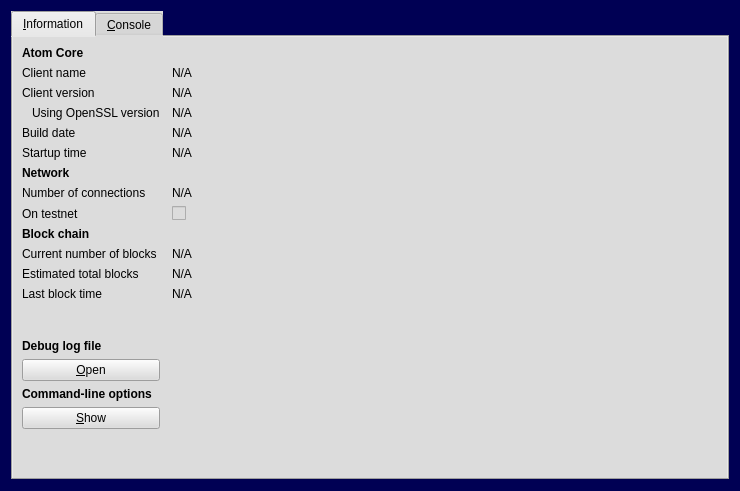
<?xml version="1.0" encoding="UTF-8"?>
<ui version="4.0">
 <class>RPCConsole</class>
 <widget class="QDialog" name="RPCConsole">
  <property name="geometry">
   <rect>
    <x>0</x>
    <y>0</y>
    <width>740</width>
    <height>491</height>
   </rect>
  </property>
  <property name="windowTitle">
   <string>Atom - Debug window</string>
  </property>
  <property name="styleSheet">
   <string notr="true">background-color: rgb(0, 0, 84);</string>
  </property>
  <layout class="QVBoxLayout" name="verticalLayout_2">
   <item>
    <widget class="QTabWidget" name="tabWidget">
     <property name="styleSheet">
      <string notr="true">background-color: rgb(220, 220, 220);</string>
     </property>
     <property name="currentIndex">
      <number>0</number>
     </property>
     <widget class="QWidget" name="tab_info">
      <attribute name="title">
       <string>&amp;Information</string>
      </attribute>
      <layout class="QGridLayout" name="gridLayout" columnstretch="0,1">
       <property name="horizontalSpacing">
        <number>12</number>
       </property>
       <item row="0" column="0">
        <widget class="QLabel" name="label_9">
         <property name="font">
          <font>
           <weight>75</weight>
           <bold>true</bold>
          </font>
         </property>
         <property name="text">
          <string>Atom Core</string>
         </property>
        </widget>
       </item>
       <item row="1" column="0">
        <widget class="QLabel" name="label_5">
         <property name="text">
          <string>Client name</string>
         </property>
        </widget>
       </item>
       <item row="1" column="1">
        <widget class="QLabel" name="clientName">
         <property name="cursor">
          <cursorShape>IBeamCursor</cursorShape>
         </property>
         <property name="text">
          <string>N/A</string>
         </property>
         <property name="textFormat">
          <enum>Qt::PlainText</enum>
         </property>
         <property name="textInteractionFlags">
          <set>Qt::LinksAccessibleByMouse|Qt::TextSelectableByKeyboard|Qt::TextSelectableByMouse</set>
         </property>
        </widget>
       </item>
       <item row="2" column="0">
        <widget class="QLabel" name="label_6">
         <property name="text">
          <string>Client version</string>
         </property>
        </widget>
       </item>
       <item row="2" column="1">
        <widget class="QLabel" name="clientVersion">
         <property name="cursor">
          <cursorShape>IBeamCursor</cursorShape>
         </property>
         <property name="text">
          <string>N/A</string>
         </property>
         <property name="textFormat">
          <enum>Qt::PlainText</enum>
         </property>
         <property name="textInteractionFlags">
          <set>Qt::LinksAccessibleByMouse|Qt::TextSelectableByKeyboard|Qt::TextSelectableByMouse</set>
         </property>
        </widget>
       </item>
       <item row="3" column="0">
        <widget class="QLabel" name="label_14">
         <property name="text">
          <string>Using OpenSSL version</string>
         </property>
         <property name="indent">
          <number>10</number>
         </property>
        </widget>
       </item>
       <item row="3" column="1">
        <widget class="QLabel" name="openSSLVersion">
         <property name="cursor">
          <cursorShape>IBeamCursor</cursorShape>
         </property>
         <property name="text">
          <string>N/A</string>
         </property>
         <property name="textFormat">
          <enum>Qt::PlainText</enum>
         </property>
         <property name="textInteractionFlags">
          <set>Qt::LinksAccessibleByMouse|Qt::TextSelectableByKeyboard|Qt::TextSelectableByMouse</set>
         </property>
        </widget>
       </item>
       <item row="4" column="0">
        <widget class="QLabel" name="label_12">
         <property name="text">
          <string>Build date</string>
         </property>
        </widget>
       </item>
       <item row="4" column="1">
        <widget class="QLabel" name="buildDate">
         <property name="cursor">
          <cursorShape>IBeamCursor</cursorShape>
         </property>
         <property name="text">
          <string>N/A</string>
         </property>
         <property name="textFormat">
          <enum>Qt::PlainText</enum>
         </property>
         <property name="textInteractionFlags">
          <set>Qt::LinksAccessibleByMouse|Qt::TextSelectableByKeyboard|Qt::TextSelectableByMouse</set>
         </property>
        </widget>
       </item>
       <item row="5" column="0">
        <widget class="QLabel" name="label_13">
         <property name="text">
          <string>Startup time</string>
         </property>
        </widget>
       </item>
       <item row="5" column="1">
        <widget class="QLabel" name="startupTime">
         <property name="cursor">
          <cursorShape>IBeamCursor</cursorShape>
         </property>
         <property name="text">
          <string>N/A</string>
         </property>
         <property name="textFormat">
          <enum>Qt::PlainText</enum>
         </property>
         <property name="textInteractionFlags">
          <set>Qt::LinksAccessibleByMouse|Qt::TextSelectableByKeyboard|Qt::TextSelectableByMouse</set>
         </property>
        </widget>
       </item>
       <item row="6" column="0">
        <widget class="QLabel" name="label_11">
         <property name="font">
          <font>
           <weight>75</weight>
           <bold>true</bold>
          </font>
         </property>
         <property name="text">
          <string>Network</string>
         </property>
        </widget>
       </item>
       <item row="7" column="0">
        <widget class="QLabel" name="label_7">
         <property name="text">
          <string>Number of connections</string>
         </property>
        </widget>
       </item>
       <item row="7" column="1">
        <widget class="QLabel" name="numberOfConnections">
         <property name="cursor">
          <cursorShape>IBeamCursor</cursorShape>
         </property>
         <property name="text">
          <string>N/A</string>
         </property>
         <property name="textFormat">
          <enum>Qt::PlainText</enum>
         </property>
         <property name="textInteractionFlags">
          <set>Qt::LinksAccessibleByMouse|Qt::TextSelectableByKeyboard|Qt::TextSelectableByMouse</set>
         </property>
        </widget>
       </item>
       <item row="8" column="0">
        <widget class="QLabel" name="label_8">
         <property name="text">
          <string>On testnet</string>
         </property>
        </widget>
       </item>
       <item row="8" column="1">
        <widget class="QCheckBox" name="isTestNet">
         <property name="enabled">
          <bool>false</bool>
         </property>
         <property name="text">
          <string/>
         </property>
        </widget>
       </item>
       <item row="9" column="0">
        <widget class="QLabel" name="label_10">
         <property name="font">
          <font>
           <weight>75</weight>
           <bold>true</bold>
          </font>
         </property>
         <property name="text">
          <string>Block chain</string>
         </property>
        </widget>
       </item>
       <item row="10" column="0">
        <widget class="QLabel" name="label_3">
         <property name="text">
          <string>Current number of blocks</string>
         </property>
        </widget>
       </item>
       <item row="10" column="1">
        <widget class="QLabel" name="numberOfBlocks">
         <property name="cursor">
          <cursorShape>IBeamCursor</cursorShape>
         </property>
         <property name="text">
          <string>N/A</string>
         </property>
         <property name="textFormat">
          <enum>Qt::PlainText</enum>
         </property>
         <property name="textInteractionFlags">
          <set>Qt::LinksAccessibleByMouse|Qt::TextSelectableByKeyboard|Qt::TextSelectableByMouse</set>
         </property>
        </widget>
       </item>
       <item row="11" column="0">
        <widget class="QLabel" name="label_4">
         <property name="text">
          <string>Estimated total blocks</string>
         </property>
        </widget>
       </item>
       <item row="11" column="1">
        <widget class="QLabel" name="totalBlocks">
         <property name="cursor">
          <cursorShape>IBeamCursor</cursorShape>
         </property>
         <property name="text">
          <string>N/A</string>
         </property>
         <property name="textFormat">
          <enum>Qt::PlainText</enum>
         </property>
         <property name="textInteractionFlags">
          <set>Qt::LinksAccessibleByMouse|Qt::TextSelectableByKeyboard|Qt::TextSelectableByMouse</set>
         </property>
        </widget>
       </item>
       <item row="12" column="0">
        <widget class="QLabel" name="label_2">
         <property name="text">
          <string>Last block time</string>
         </property>
        </widget>
       </item>
       <item row="12" column="1">
        <widget class="QLabel" name="lastBlockTime">
         <property name="cursor">
          <cursorShape>IBeamCursor</cursorShape>
         </property>
         <property name="text">
          <string>N/A</string>
         </property>
         <property name="textFormat">
          <enum>Qt::PlainText</enum>
         </property>
         <property name="textInteractionFlags">
          <set>Qt::LinksAccessibleByMouse|Qt::TextSelectableByKeyboard|Qt::TextSelectableByMouse</set>
         </property>
        </widget>
       </item>
       <item row="13" column="0">
        <spacer name="verticalSpacer_2">
         <property name="orientation">
          <enum>Qt::Vertical</enum>
         </property>
         <property name="sizeHint" stdset="0">
          <size>
           <width>20</width>
           <height>20</height>
          </size>
         </property>
        </spacer>
       </item>
       <item row="14" column="0">
        <widget class="QLabel" name="labelDebugLogfile">
         <property name="font">
          <font>
           <weight>75</weight>
           <bold>true</bold>
          </font>
         </property>
         <property name="text">
          <string>Debug log file</string>
         </property>
        </widget>
       </item>
       <item row="15" column="0">
        <widget class="QPushButton" name="openDebugLogfileButton">
         <property name="toolTip">
          <string>&lt;html&gt;&lt;head/&gt;&lt;body&gt;&lt;p&gt;Open the Atom debug log file from the current data directory. This can take a few seconds for large log files.&lt;/p&gt;&lt;/body&gt;&lt;/html&gt;</string>
         </property>
         <property name="text">
          <string>&amp;Open</string>
         </property>
         <property name="autoDefault">
          <bool>false</bool>
         </property>
        </widget>
       </item>
       <item row="16" column="0">
        <widget class="QLabel" name="labelCLOptions">
         <property name="font">
          <font>
           <weight>75</weight>
           <bold>true</bold>
          </font>
         </property>
         <property name="text">
          <string>Command-line options</string>
         </property>
        </widget>
       </item>
       <item row="17" column="0">
        <widget class="QPushButton" name="showCLOptionsButton">
         <property name="toolTip">
          <string>&lt;html&gt;&lt;head/&gt;&lt;body&gt;&lt;p&gt;Show the Atom-Qt help message to get a list with possible Atom command-line options.&lt;/p&gt;&lt;/body&gt;&lt;/html&gt;</string>
         </property>
         <property name="text">
          <string>&amp;Show</string>
         </property>
         <property name="autoDefault">
          <bool>false</bool>
         </property>
        </widget>
       </item>
       <item row="18" column="0">
        <spacer name="verticalSpacer">
         <property name="orientation">
          <enum>Qt::Vertical</enum>
         </property>
         <property name="sizeHint" stdset="0">
          <size>
           <width>20</width>
           <height>40</height>
          </size>
         </property>
        </spacer>
       </item>
      </layout>
     </widget>
     <widget class="QWidget" name="tab_console">
      <attribute name="title">
       <string>&amp;Console</string>
      </attribute>
      <layout class="QVBoxLayout" name="verticalLayout_3">
       <property name="spacing">
        <number>3</number>
       </property>
       <item>
        <widget class="QTextEdit" name="messagesWidget">
         <property name="minimumSize">
          <size>
           <width>0</width>
           <height>100</height>
          </size>
         </property>
         <property name="styleSheet">
          <string notr="true">background-color: rgb(0, 0, 0);
color: rgb(0, 255, 0);</string>
         </property>
         <property name="readOnly">
          <bool>true</bool>
         </property>
         <property name="tabKeyNavigation" stdset="0">
          <bool>false</bool>
         </property>
         <property name="columnCount" stdset="0">
          <number>2</number>
         </property>
        </widget>
       </item>
       <item>
        <layout class="QHBoxLayout" name="horizontalLayout">
         <property name="spacing">
          <number>3</number>
         </property>
         <item>
          <widget class="QLabel" name="label">
           <property name="text">
            <string notr="true">&gt;</string>
           </property>
          </widget>
         </item>
         <item>
          <widget class="QLineEdit" name="lineEdit">
           <property name="styleSheet">
            <string notr="true">background-color: rgb(0, 0, 0);
color: rgb(0, 255, 0);</string>
           </property>
          </widget>
         </item>
         <item>
          <widget class="QPushButton" name="clearButton">
           <property name="maximumSize">
            <size>
             <width>24</width>
             <height>24</height>
            </size>
           </property>
           <property name="toolTip">
            <string>Clear console</string>
           </property>
           <property name="text">
            <string/>
           </property>
           <property name="icon">
            <iconset resource="../bitcoin.qrc">
             <normaloff>:/icons/remove</normaloff>:/icons/remove</iconset>
           </property>
           <property name="shortcut">
            <string notr="true">Ctrl+L</string>
           </property>
           <property name="autoDefault">
            <bool>false</bool>
           </property>
          </widget>
         </item>
        </layout>
       </item>
      </layout>
     </widget>
    </widget>
   </item>
  </layout>
 </widget>
 <resources>
  <include location="../bitcoin.qrc"/>
 </resources>
 <connections/>
</ui>
